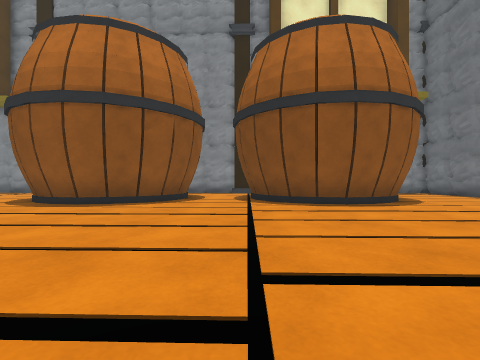
view 1 (above)

24 first-person views from a walk through a Unity game level. The camera is 0.64 m above the floor, looks level and sees 85° across. The floor is counted in squares, 1 m on a side. Each view is taken from the middle of a square. On the plan, view 1 faces up. The plan holds only what a view shows up to about 9 squares ahead; the rest is blank. The place goes on beyond the plan. Some animated figures are not drawn. Surface patterns are stand-ins for the level's own textures.

view 2
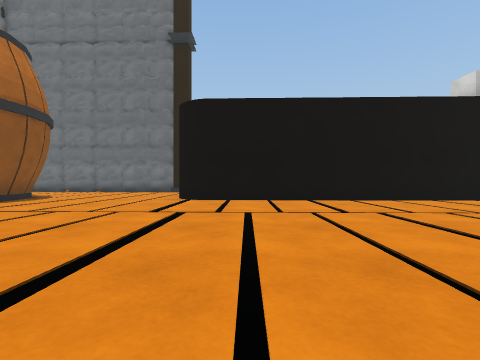

view 3
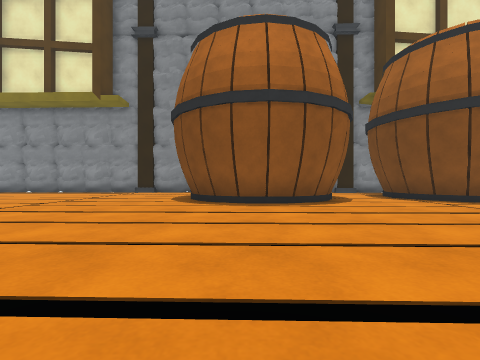

view 4
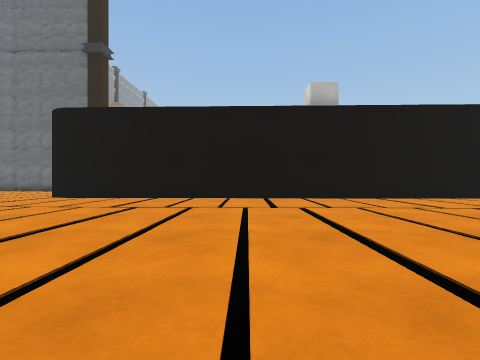

view 5
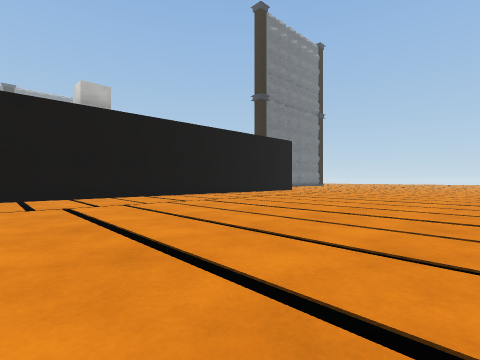

view 6
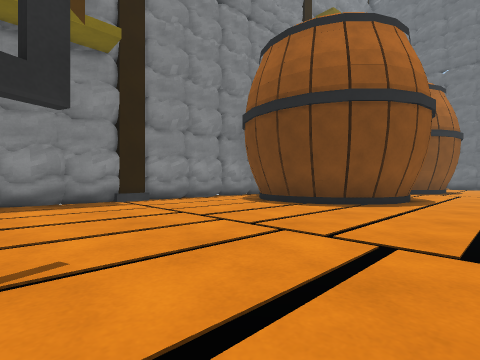

view 7
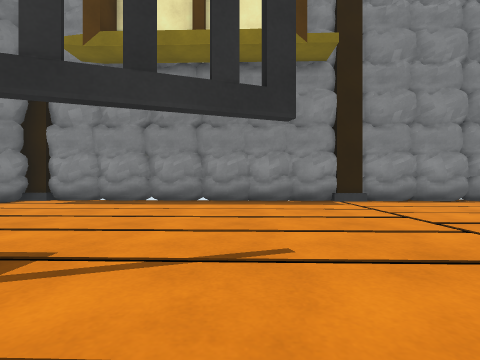

view 8
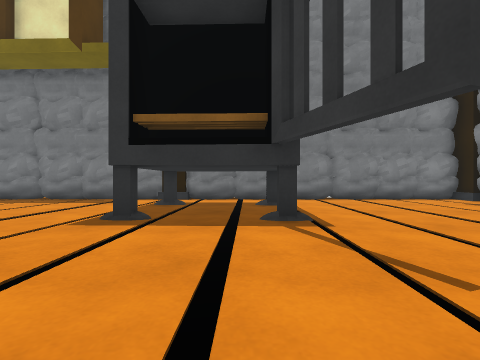

view 9
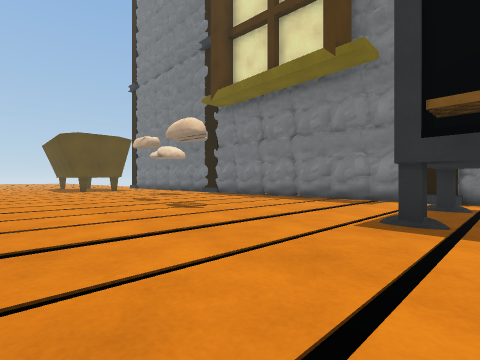

view 10
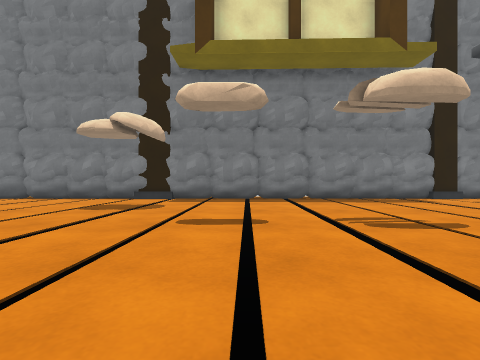

view 11
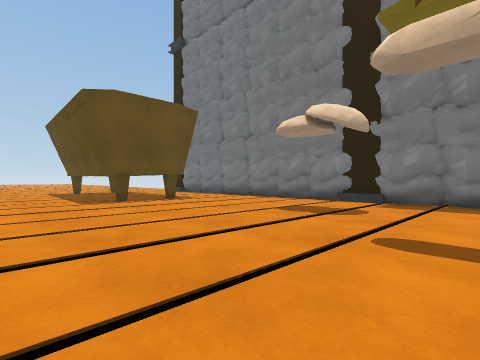

view 12
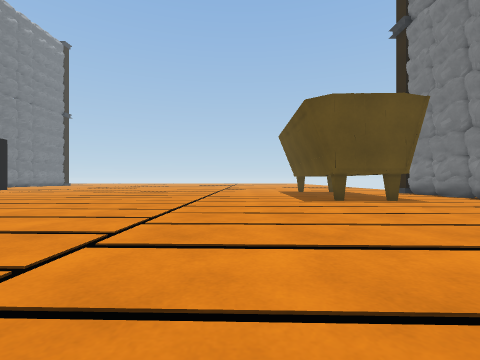

view 13
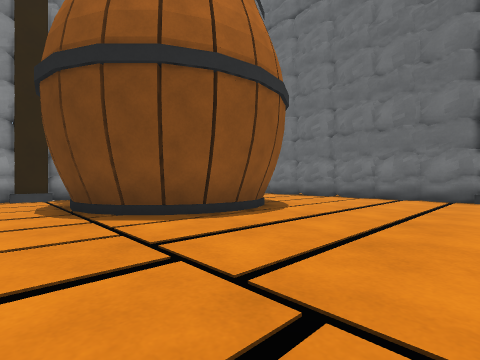

view 14
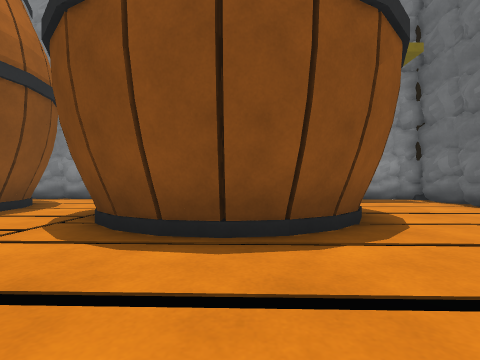

view 15
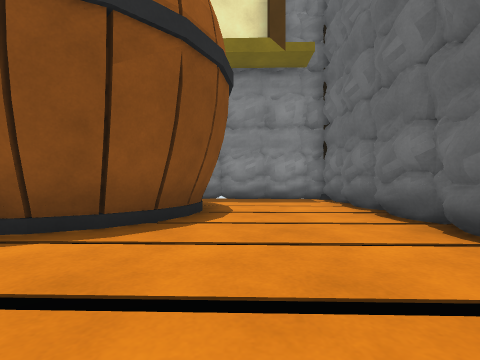

view 16
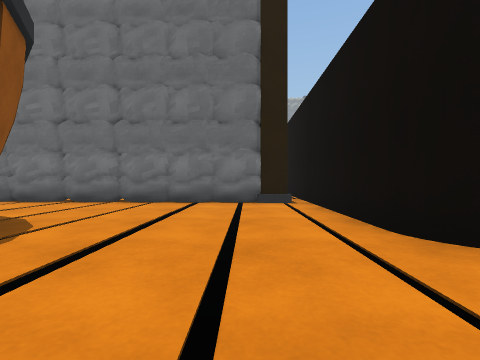

view 17
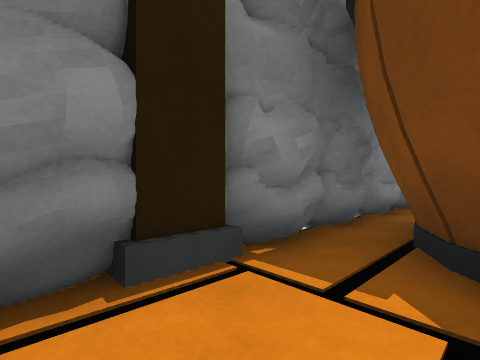

view 18
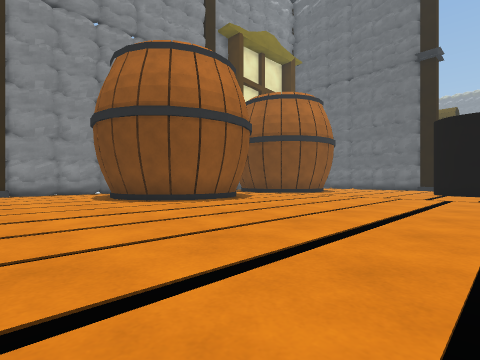

view 19
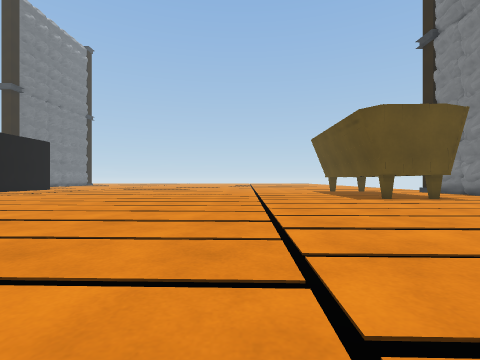

view 20
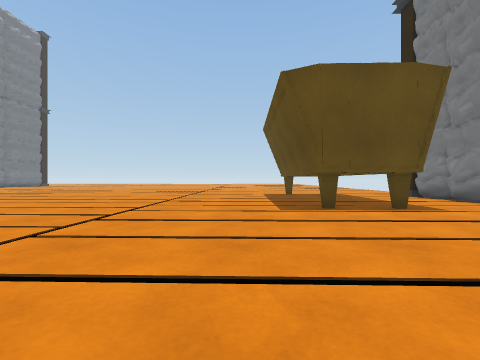

view 21
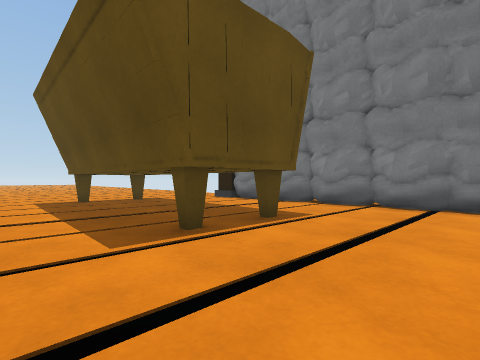

view 22
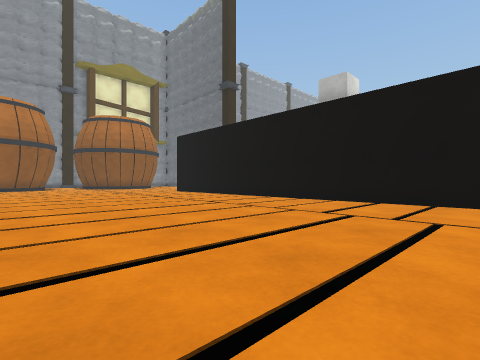

view 23
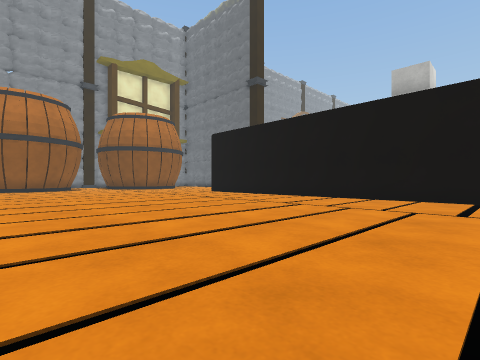

view 24
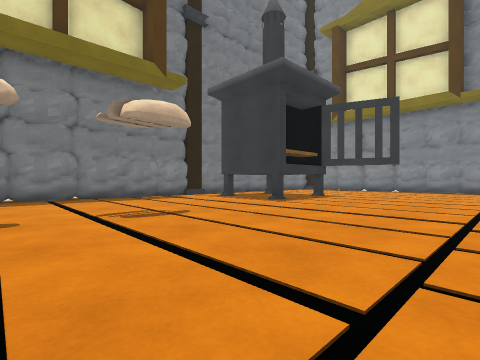

### Floor plan
Key: @ floor where view 1 was taken; # wall or solid block; . floor; ^ raised ledge; O other object.
Columns run from 20 left of view 1 to 10 right of it. Each row starts with its distance up from view 1.
 13 ##############################
 12 #.............   .....OO.....#
 11 #.............O  O...OO   ...#
 10 #............OO   O.O    O...#
  9 #............OO   O..O   O...#
  8 #.............OO OO..OO OO...#
  7 #.####.........OOO....OOO....#
  6 #.   #.......................#
  5 #.   #.......................#
  4 #.####.......................#
  3 #............................#
  2 #.......................#####^#
  1 #......................#
  0 #...................@..#
 -1 #..........   .........#
 -2 #..........   .........#
 -3 #...........  .........#
 -4 #............ .........#
 -5 #......................#
 -6 #......................#
 -7 #......................#
 -8 #......................#
 -9 #......................#
-10 #......................#
-11 #..OOO.................#
-12 #..OOO.................#

Positions as (right, up) in squares from view 1, and headings:
1: (0, 0), facing up
2: (-5, 0), facing right
3: (-5, 0), facing up
4: (-6, -5), facing right
5: (-7, -5), facing down-right
6: (-13, 5), facing up-right
7: (-13, 5), facing up
8: (-11, 6), facing left
9: (-11, 5), facing down-left
10: (-11, -3), facing left
11: (-12, -3), facing down-left
12: (-12, -3), facing down
13: (-1, 3), facing up-right
14: (3, 4), facing up
15: (6, 4), facing up
16: (1, 4), facing right
17: (-1, 11), facing up-right
18: (-10, 0), facing up-right
19: (-10, -2), facing down
20: (-13, -5), facing down
21: (-13, -8), facing down-left
22: (-5, -12), facing up-right
23: (-6, -10), facing up-right
24: (-10, -3), facing up-left
